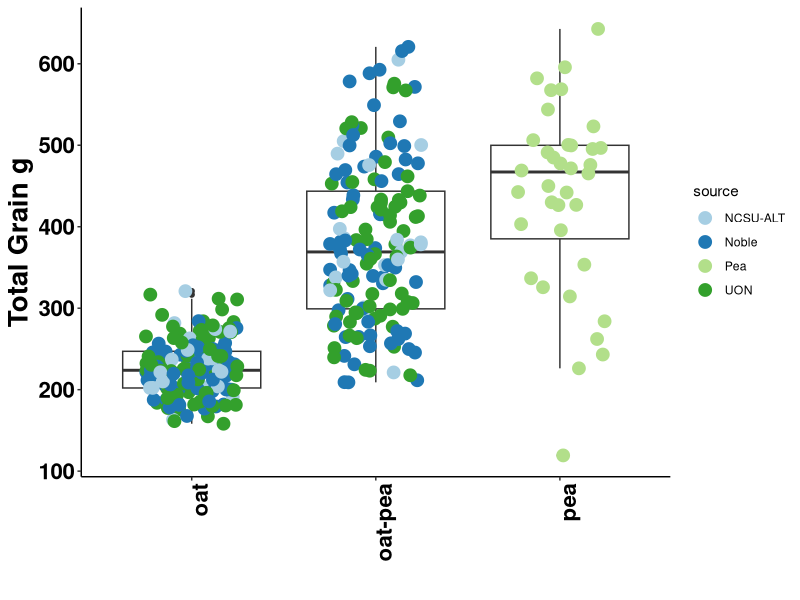
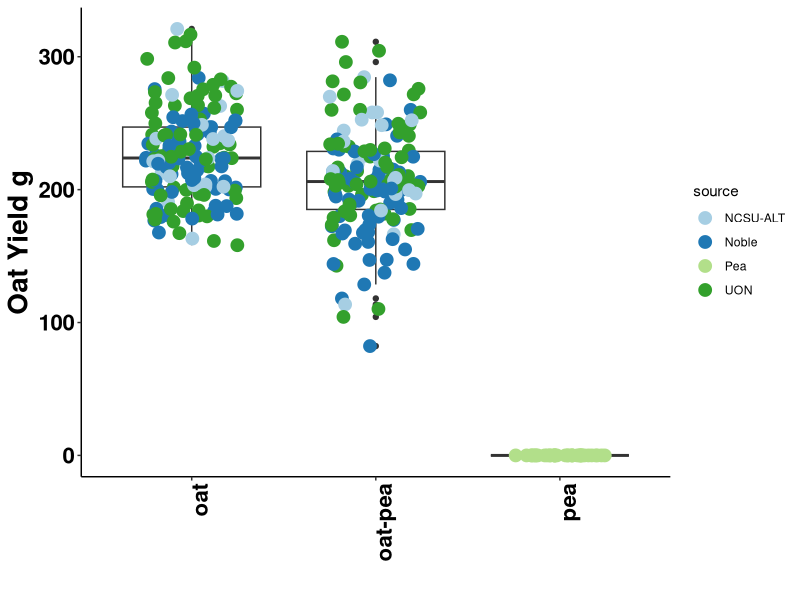
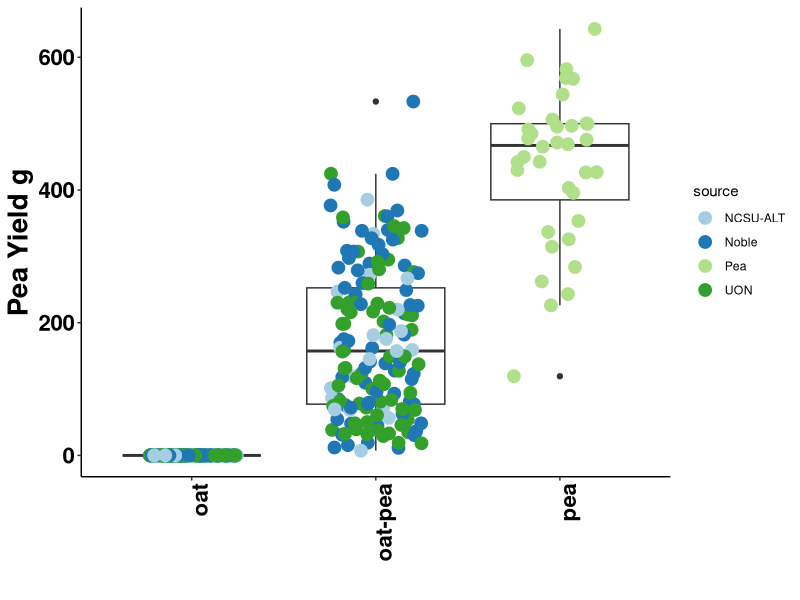
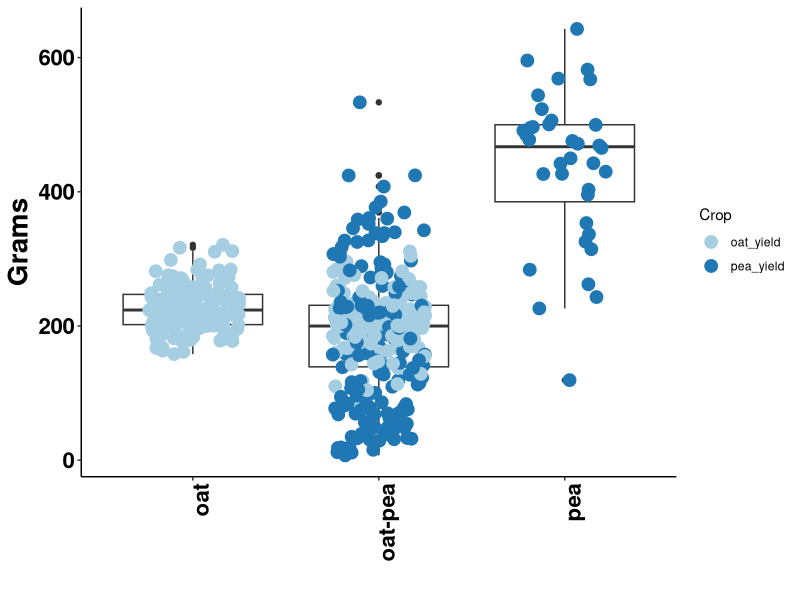
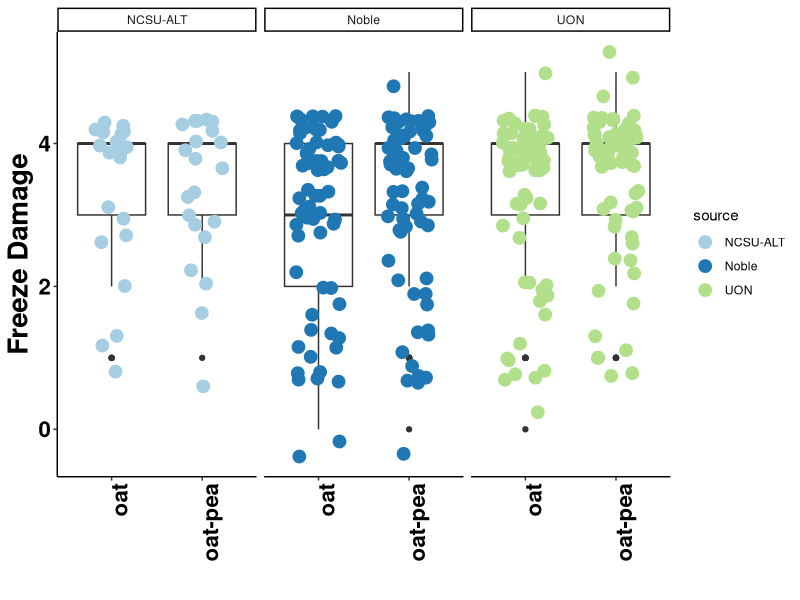
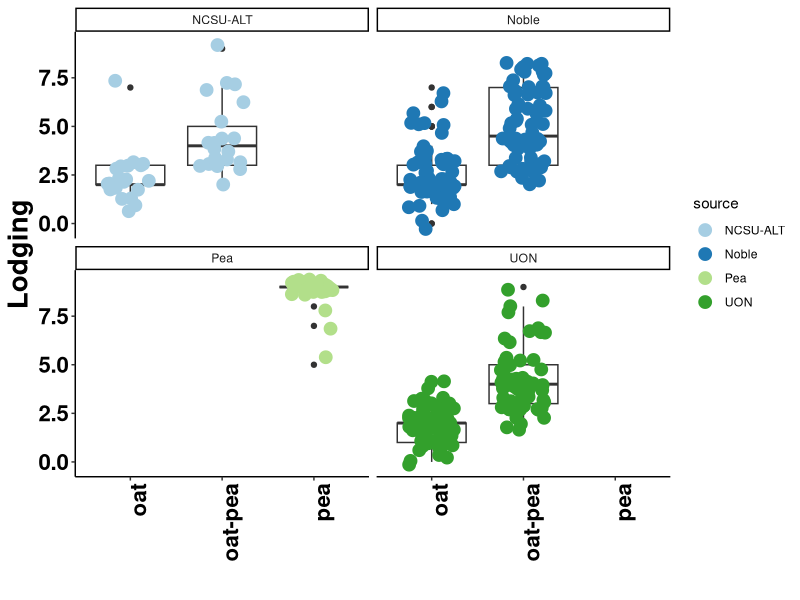

Generate these figures, in order, with R:
library(tidyverse)

library(readr)
Cornell_WinterOatPeaIntercrop_2024_Ithaca <- read_csv("data/Cornell_WinterOatPeaIntercrop_2024_Ithaca.csv")


library(readxl)
Cornell_WinterOatPeaIntercrop_2024_Ithaca_plot_meta <- read_excel("data/Cornell_WinterOatPeaIntercrop_2024_Ithaca_plot_meta.xlsx")



Cornell_WinterOatPeaIntercrop_2024_Ithaca
Cornell_WinterOatPeaIntercrop_2024_Ithaca_plot_meta


colnames(Cornell_WinterOatPeaIntercrop_2024_Ithaca)

colnames(Cornell_WinterOatPeaIntercrop_2024_Ithaca_plot_meta)





plot_data <- Cornell_WinterOatPeaIntercrop_2024_Ithaca %>% 
  mutate("plot_name" = if_else(observationLevel == "subplot",str_sub(observationUnitName,end = -11), observationUnitName)) %>% 
  left_join(Cornell_WinterOatPeaIntercrop_2024_Ithaca_plot_meta,join_by(plot_name) ) %>% 
  rowwise() %>% 
  mutate(pea_yield = if_else(inter_crop == "pea",
                             sum(`Grain yield - g/m2|CO_350:0000260`,`Pea grain yield - g/m2|COMP:0000049`,na.rm=TRUE),`Pea grain yield - g/m2|COMP:0000049` )) %>% 
  mutate(oat_yield = if_else(inter_crop == "oat",
                             sum(`Grain yield - g/m2|CO_350:0000260`,`Pea grain yield - g/m2|COMP:0000049`,na.rm=TRUE),`Grain yield - g/m2|CO_350:0000260` )) %>% 
  mutate(pea_yield = if_else(inter_crop == "oat", 0 , pea_yield )) %>% 
  mutate(oat_yield = if_else(inter_crop == "pea", 0 , oat_yield )) %>% 
  select(observationLevel,observationUnitDbId,inter_crop ,source,
         replicate,plotNumber,germplasmName, inter_crop,
         oat_yield,
         pea_yield,
         `Lodging severity - 0-9 Rating|CO_350:0005007`,
         `Freeze damage severity - 0-9 Rating|CO_350:0005001`,
         `Winter survival - percent|CO_350:0000170`) %>% 
  filter(observationLevel == "plot") %>% 
  filter(source != "Barley") %>% 
  filter(source != "Martens") %>% 
  mutate("total_yield" = oat_yield+pea_yield)




library(RColorBrewer)

####  Yield Summary  ####

plot_data %>% 
    ggplot(aes(inter_crop,total_yield))+
      geom_boxplot() +
      geom_jitter(aes(inter_crop,total_yield,color=source),width = 0.25,size=4)+
      xlab("")+
      ylab("Total Grain g")+
      scale_color_brewer(palette="Paired")+
      theme_classic()+
      theme(axis.text.x=element_text(angle = 90, hjust = 1))+
      theme(axis.text=element_text(size=20), axis.title=element_text(size=20,face="bold"))+
      theme(axis.text.x = element_text(face = "bold", color = "black", size = 16))+
      theme(axis.text.y = element_text(face = "bold", color = "black", size = 16))


plot_data %>% 
  ggplot(aes(inter_crop,oat_yield))+
  geom_boxplot() +
  geom_jitter(aes(inter_crop,oat_yield,color=source),width = 0.25,size=4)+
  xlab("")+
  ylab("Oat Yield g")+
  scale_color_brewer(palette="Paired")+
  theme_classic()+
  theme(axis.text.x=element_text(angle = 90, hjust = 1))+
  theme(axis.text=element_text(size=20), axis.title=element_text(size=20,face="bold"))+
  theme(axis.text.x = element_text(face = "bold", color = "black", size = 16))+
  theme(axis.text.y = element_text(face = "bold", color = "black", size = 16))


plot_data %>% 
  ggplot(aes(inter_crop,pea_yield))+
  geom_boxplot() +
  geom_jitter(aes(inter_crop,pea_yield,color=source),width = 0.25,size=4)+
  xlab("")+
  ylab("Pea Yield g")+
  scale_color_brewer(palette="Paired")+
  theme_classic()+
  theme(axis.text.x=element_text(angle = 90, hjust = 1))+
  theme(axis.text=element_text(size=20), axis.title=element_text(size=20,face="bold"))+
  theme(axis.text.x = element_text(face = "bold", color = "black", size = 16))+
  theme(axis.text.y = element_text(face = "bold", color = "black", size = 16))


plot_data %>% 
  select(inter_crop,plotNumber, oat_yield, pea_yield) %>% 
  pivot_longer(oat_yield:pea_yield, names_to = "Crop", values_to = "grams") %>% 
  filter(grams != 0) %>% 
    ggplot(aes(inter_crop,grams))+
      geom_boxplot() +
      geom_jitter(aes(inter_crop,grams,color=Crop),width = 0.25,size=4)+
      xlab("")+
      ylab("Grams")+
      scale_color_brewer(palette="Paired")+
      theme_classic()+
      theme(axis.text.x=element_text(angle = 90, hjust = 1))+
      theme(axis.text=element_text(size=20), axis.title=element_text(size=20,face="bold"))+
      theme(axis.text.x = element_text(face = "bold", color = "black", size = 16))+
      theme(axis.text.y = element_text(face = "bold", color = "black", size = 16))







###  Freeze Damage Summary  ###


plot_data %>%
  filter(source != "Pea") %>% 
  ggplot(aes(inter_crop,`Freeze damage severity - 0-9 Rating|CO_350:0005001`))+
  geom_boxplot() +
  geom_jitter(aes(inter_crop,`Freeze damage severity - 0-9 Rating|CO_350:0005001`,color=source),width = 0.25,size=4)+
  xlab("")+
  ylab("Freeze Damage")+
  scale_color_brewer(palette="Paired")+
  theme_classic()+
  theme(axis.text.x=element_text(angle = 90, hjust = 1))+
  theme(axis.text=element_text(size=20), axis.title=element_text(size=20,face="bold"))+
  theme(axis.text.x = element_text(face = "bold", color = "black", size = 16))+
  theme(axis.text.y = element_text(face = "bold", color = "black", size = 16))+
  facet_wrap(~source)




###  Lodging Summary  ###

plot_data %>%
  ggplot(aes(inter_crop,`Lodging severity - 0-9 Rating|CO_350:0005007`))+
  geom_boxplot() +
  geom_jitter(aes(inter_crop,`Lodging severity - 0-9 Rating|CO_350:0005007`,color=source),width = 0.25,size=4)+
  xlab("")+
  ylab("Lodging")+
  scale_color_brewer(palette="Paired")+
  theme_classic()+
  theme(axis.text.x=element_text(angle = 90, hjust = 1))+
  theme(axis.text=element_text(size=20), axis.title=element_text(size=20,face="bold"))+
  theme(axis.text.x = element_text(face = "bold", color = "black", size = 16))+
  theme(axis.text.y = element_text(face = "bold", color = "black", size = 16))+
  facet_wrap(~source)

